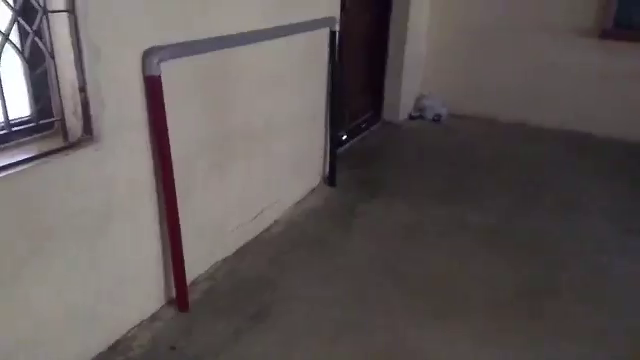
#> input picture frame 66 of opencv/motion/5.mp4, 640 x 360 px, given in place of 6.mp4, which was not available
$ python gate_4.py
#> lines starting #> are read from the running program, lines starting #| are printed output that depends on the picture; pictures that were not available may be replaced by others from this repository, and a replacement may not be noted
import cv2
import numpy as np
from gen_bg_sub import avg_kern

cap = cv2.VideoCapture("/home/sub0811/Documents/Gate_Video/100GOPRO/m4v/6.mp4")

ret1, frame1 = cap.read()
#> frame1 is the input picture: shape (360, 640, 3); mean B, G, R 86.9, 87.5, 94.6
frame1 = cv2.resize(frame1, (500, 500))
#> frame1: shape (500, 500, 3)
ret2, frame2 = cap.read()
frame2 = cv2.resize(frame2, (500, 500))
#> frame2: shape (500, 500, 3)

while(ret2):

	diff = cv2.absdiff(frame1, frame2)
	frame1 = frame2
	ret2, frame2 = cap.read()
	ret2, frame2 = cap.read()
	ret2, frame2 = cap.read()
	ret2, frame2 = cap.read()
	ret2, frame2 = cap.read()
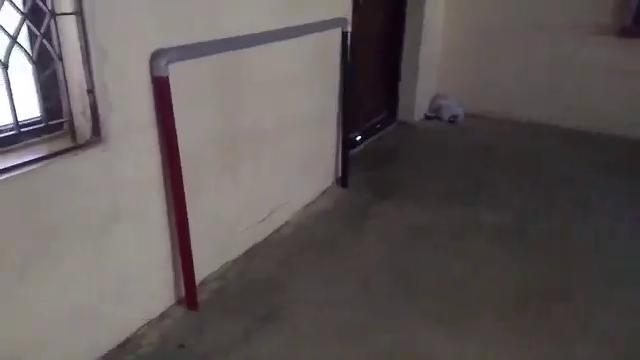
#> input picture frame 72 of opencv/motion/5.mp4, 640 x 360 px, given in place of 6.mp4, which was not available
#> frame2 is the input picture: shape (360, 640, 3); mean B, G, R 88.4, 88.7, 96
	ret2, frame2 = cap.read()
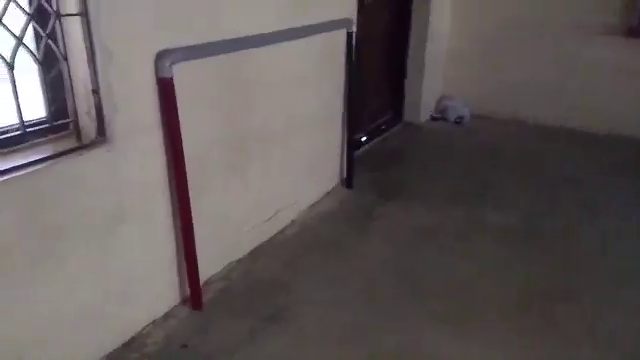
#> input picture frame 73 of opencv/motion/5.mp4, 640 x 360 px, given in place of 6.mp4, which was not available
#> frame2 is the input picture: shape (360, 640, 3); mean B, G, R 89.6, 89.7, 97.1
	ret2, frame2 = cap.read()
	ret2, frame2 = cap.read()
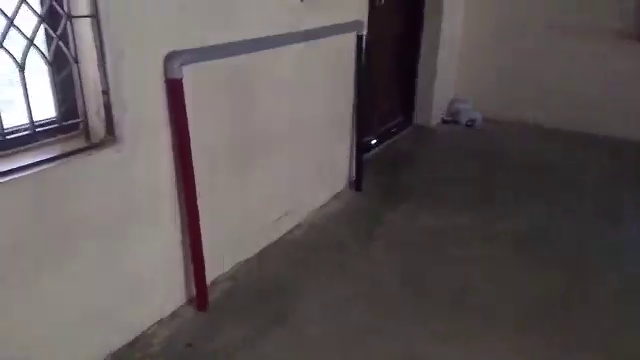
#> input picture frame 75 of opencv/motion/5.mp4, 640 x 360 px, given in place of 6.mp4, which was not available
#> frame2 is the input picture: shape (360, 640, 3); mean B, G, R 88.1, 87.7, 95.1
	ret2, frame2 = cap.read()
	ret2, frame2 = cap.read()
	ret2, frame2 = cap.read()
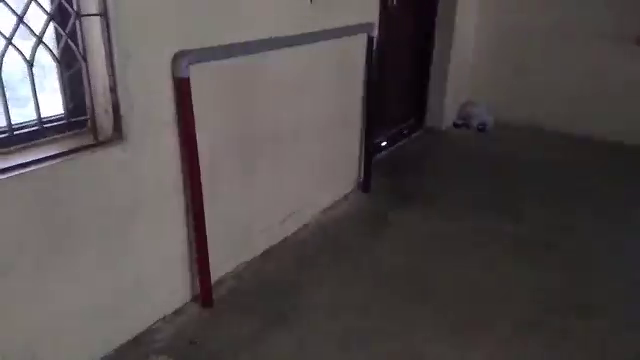
#> input picture frame 78 of opencv/motion/5.mp4, 640 x 360 px, given in place of 6.mp4, which was not available
#> frame2 is the input picture: shape (360, 640, 3); mean B, G, R 76.7, 76.5, 82.8
	ret2, frame2 = cap.read()
	ret2, frame2 = cap.read()
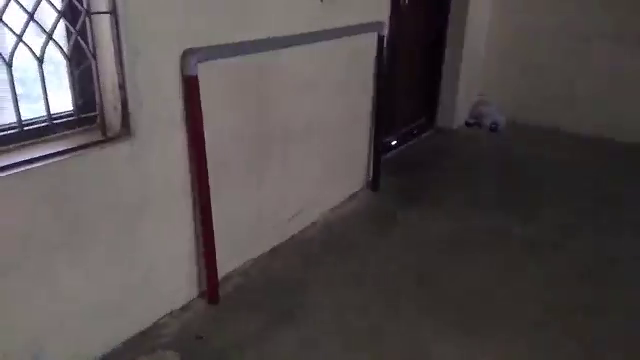
#> input picture frame 80 of opencv/motion/5.mp4, 640 x 360 px, given in place of 6.mp4, which was not available
#> frame2 is the input picture: shape (360, 640, 3); mean B, G, R 76.9, 76.6, 83
	ret2, frame2 = cap.read()
	ret2, frame2 = cap.read()
	ret2, frame2 = cap.read()
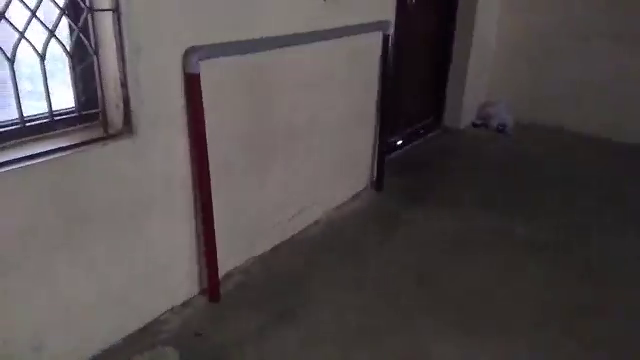
#> input picture frame 83 of opencv/motion/5.mp4, 640 x 360 px, given in place of 6.mp4, which was not available
#> frame2 is the input picture: shape (360, 640, 3); mean B, G, R 76.6, 75.8, 82.1
	frame2 = cv2.resize(frame2, (500, 500))
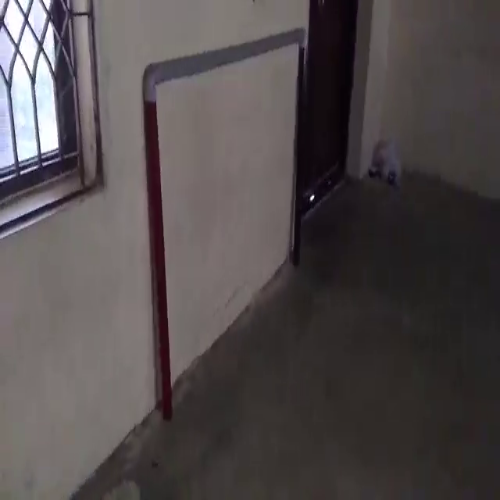
#> frame2: shape (500, 500, 3); mean B, G, R 76.5, 75.7, 82.1
	cv2.imshow("diff", diff)
	cv2.waitKey(10)

$ run again, starting later in the video
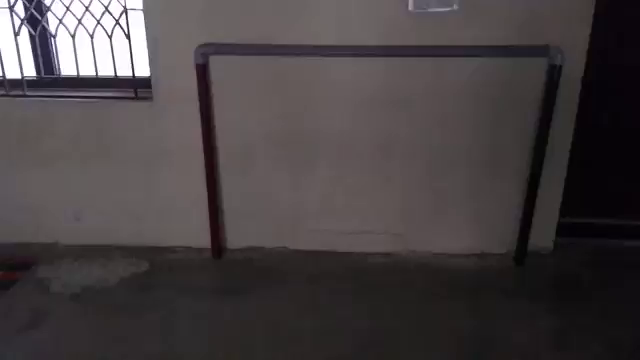
#> input picture frame 300 of opencv/motion/5.mp4, 640 x 360 px, given in place of 6.mp4, which was not available
#> frame1 is the input picture: shape (360, 640, 3); mean B, G, R 66.3, 64.7, 70.8
#> frame1: shape (500, 500, 3)
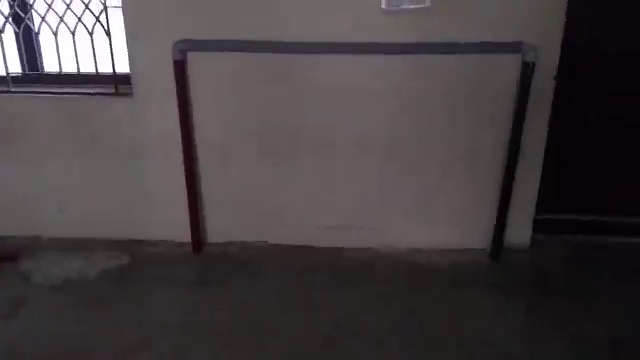
#> input picture frame 317 of opencv/motion/5.mp4, 640 x 360 px, given in place of 6.mp4, which was not available
#> frame2 is the input picture: shape (360, 640, 3); mean B, G, R 65.1, 63.2, 69.4
#> `frame2 = cv2.resize(frame2, (500, 500))`:
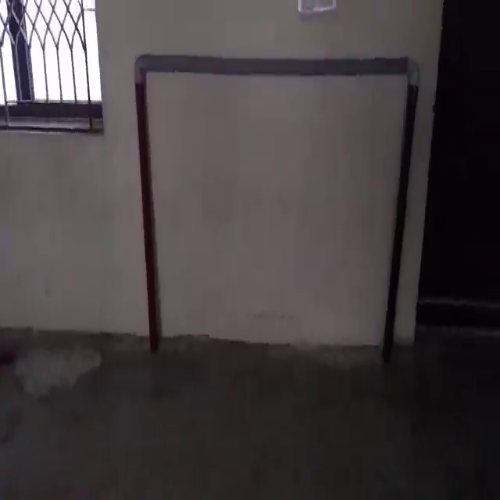
#> frame2: shape (500, 500, 3); mean B, G, R 65.1, 63.1, 69.3

$ run again, starting later in the video
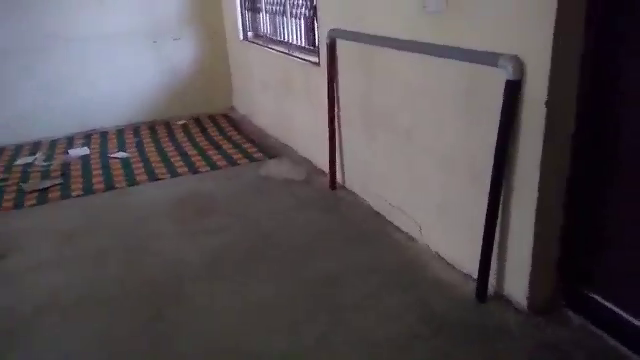
#> input picture frame 534 of opencv/motion/5.mp4, 640 x 360 px, given in place of 6.mp4, which was not available
#> frame1 is the input picture: shape (360, 640, 3); mean B, G, R 83.6, 79.9, 85.9
#> frame1: shape (500, 500, 3)
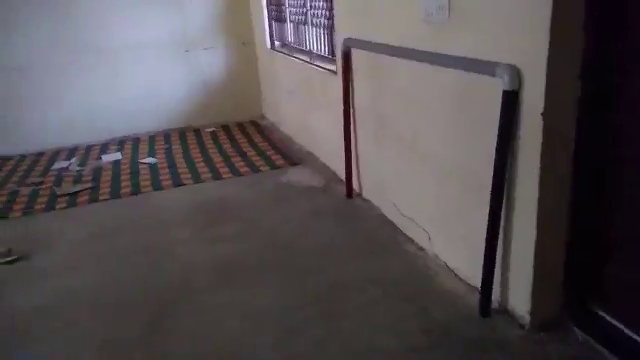
#> input picture frame 551 of opencv/motion/5.mp4, 640 x 360 px, given in place of 6.mp4, which was not available
#> frame2 is the input picture: shape (360, 640, 3); mean B, G, R 82.5, 79.6, 85.4
#> `frame2 = cv2.resize(frame2, (500, 500))`:
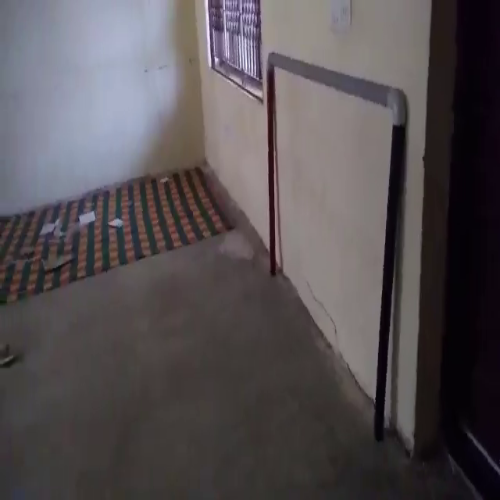
#> frame2: shape (500, 500, 3); mean B, G, R 82.5, 79.6, 85.4
